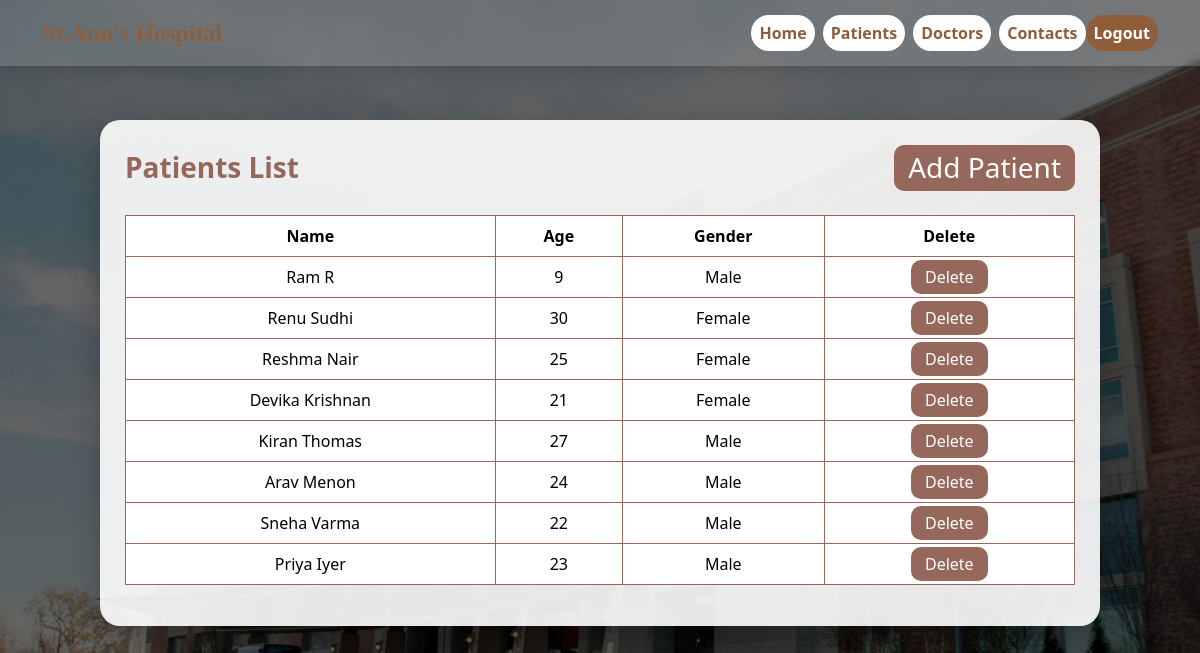
Page /admin1/view_patient_by_admin/ (signed in) on the committed database.
### app/models.py (models this page shows, shortened)
class Patient(models.Model):
    Patient_id = models.ForeignKey(MYUSER, on_delete=models.CASCADE, null=True, blank=True)
    name = models.CharField(max_length=100)
    age = models.IntegerField()
    gender = models.CharField(max_length=10)
    admitted_on = models.DateField(auto_now_add=True)
    is_approved = models.BooleanField(default=False)  # NEW FIELD

### app/views.py (the view)
# urls.py: path('admin1/view_patient_by_admin/', view_patient_by_admin, name='view_patient_by_admin'),
@login_required
def view_patient_by_admin(request):
    patients = Patient.objects.select_related('Patient_id').all()
    return render(request, 'view_patient_by_admin.html', {'views': patients})

### app/templates/view_patient_by_admin.html (shortened to what this page needs)
{% load static %}
<!DOCTYPE html>
<html lang="en">
<head>
<link href="https://cdn.jsdelivr.net/npm/bootstrap@5.3.2/dist/css/bootstrap.min.css" rel="stylesheet">
</head>
<body>
<nav class="navbar navbar-expand-lg fixed-top">
  <div class="container-fluid">
    <a class="navbar-brand" href="{% url 'adminpage' %}">St.Ann's Hospital</a>
    <div class="collapse navbar-collapse" id="navbarNav">
      <ul class="navbar-nav ms-auto">
        <li class="nav-item"><a href="{% url 'adminpage' %}" class="nav-link btn-nav">Home</a></li>
        <li class="nav-item"><a href="{% url 'view_patient_by_admin' %}" class="nav-link btn-nav">Patients</a></li>
        <li class="nav-item"><a href="{% url 'view_doctors' %}" class="nav-link btn-nav">Doctors</a></li>
        <li class="nav-item"><a href="{% url 'view_contacts' %}" class="nav-link btn-nav">Contacts</a></li>
        <li class="nav-item"><a href="{% url 'logout' %}" class="nav-link btn-logout">Logout</a></li>
      </ul>
    </div>
  </div>
</nav>
<div class="table-container">
    <h3 class="mb-4 text-center">
        Patients List
        <a href="{% url 'pat_reg' %}" class="action-btn">Add Patient</a>
    </h3>
    <table class="table table-hover">
        <thead>
            <tr>
                <th>Name</th>
                <th>Age</th>
                <th>Gender</th>
                <th>Delete</th>
            </tr>
        </thead>
        <tbody>
        {% for i in views %}
            <tr>
                <td>{{ i.name }}</td>
                <td>{{ i.age }}</td>
                <td>{{ i.gender }}</td>
                <td>
                    <a href="{% url 'delete_patient_by_admin' i.id %}" class="action-btn">Delete</a>
                </td>
            </tr>
        {% empty %}
            <tr>
                <td colspan="4">No patients found.</td>
            </tr>
        {% endfor %}
        </tbody>
    </table>
</div>
</body>
</html>

### rows in the picture
Patient: name "Ram R", age "9", gender "Male"
Patient: name "Renu Sudhi", age "30", gender "Female"
Patient: name "Reshma Nair", age "25", gender "Female"
Patient: name "Devika Krishnan", age "21", gender "Female"
Patient: name "Kiran Thomas", age "27", gender "Male"
Patient: name "Arav Menon", age "24", gender "Male"
Patient: name "Sneha Varma", age "22", gender "Male"
Patient: name "Priya Iyer", age "23", gender "Male"
